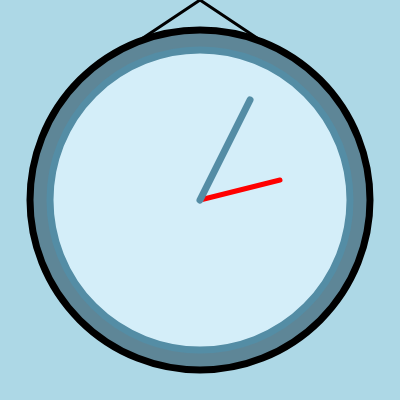
Frame 1 (no input)
Frame 60 (no input): identical to frame 1, image omitted
Frame 120 (the mouse pressed at the canvas centre since frame 60): identical to frame 1, image omitted

The p5.js sketch that drew this single still picture (run headless with seeded random() and noise() and a simulated clock; from frame 60 on, the mouse is pressed at the canvas centre):

// p5.js sketch
// ── sketch.js
function setup() {
  createCanvas(400, 400);
}

function draw() {
  background("lightblue");
  
  stroke(0,0,0)
  strokeWeight(3)
  fill("lightblue")
  triangle(200,0,275,50,125,50)
  
  strokeWeight(7)
  fill(94,134,151)
  circle(200,200, 340)
  
  stroke(84,141,165);
  strokeWeight(7);
  fill(212,238,249);
  circle(200,200,300);
  

 
  stroke("red");
  strokeWeight(5);
  line(200,200,280,180);

  strokeWeight(7)
  stroke(84,141,165)
  line(200,200,250,100);
  
}
